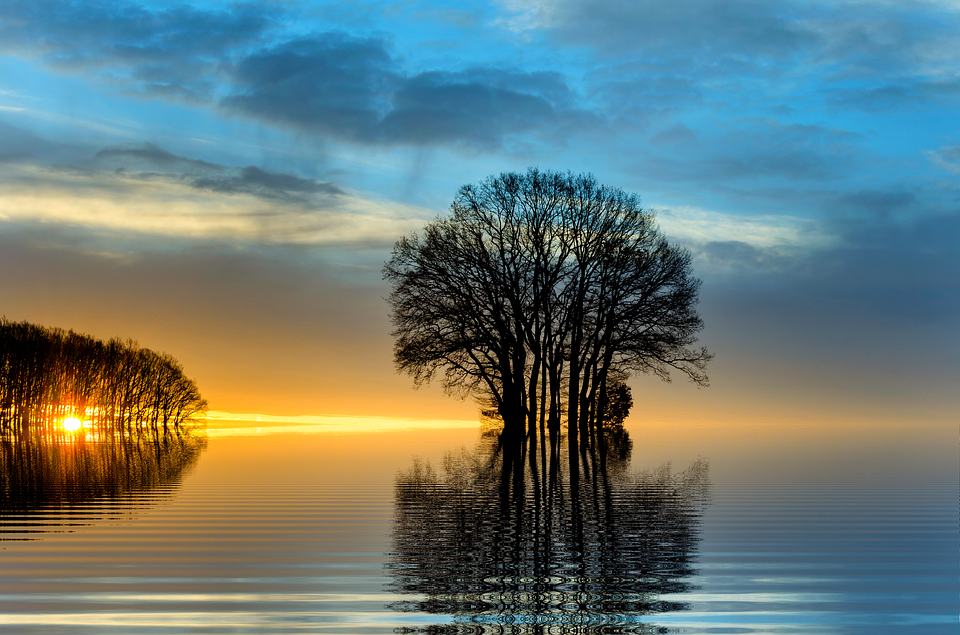
#> input picture Tugas Pengolahan Citra Digital/Vivi Fitriyani_1306620050_Konvolusi/gambar-pemandangan-png-5.png, 960 x 635 px
$ jupyter execute --allow-errors 'Vivi Fitriyani_1306620050_Konvolusi.ipynb'
#> lines starting #> are read from the running program, lines starting #| are printed output that depends on the picture
>Nama : Vivi Fitriyani

> NIM : 1306620050

> Pengolahan Citra Digital (Konvolusi)

###1.Korelasi dan konvolusi dengan perputaran 180 derajat

[cell 1]
import numpy as np
import matplotlib.pyplot as plt
import cv2
from scipy import signal

[cell 2]
from google.colab import files
files.upload()
#> the answer given: gambar-pemandangan-png-5.png

[cell 3]
img = cv2.imread('gambar-pemandangan-png-5.png')
#> img is the input picture: shape (635, 960, 3); mean B, G, R 116.9, 120.7, 103.4
img = cv2.cvtColor(img, cv2.COLOR_BGR2GRAY)
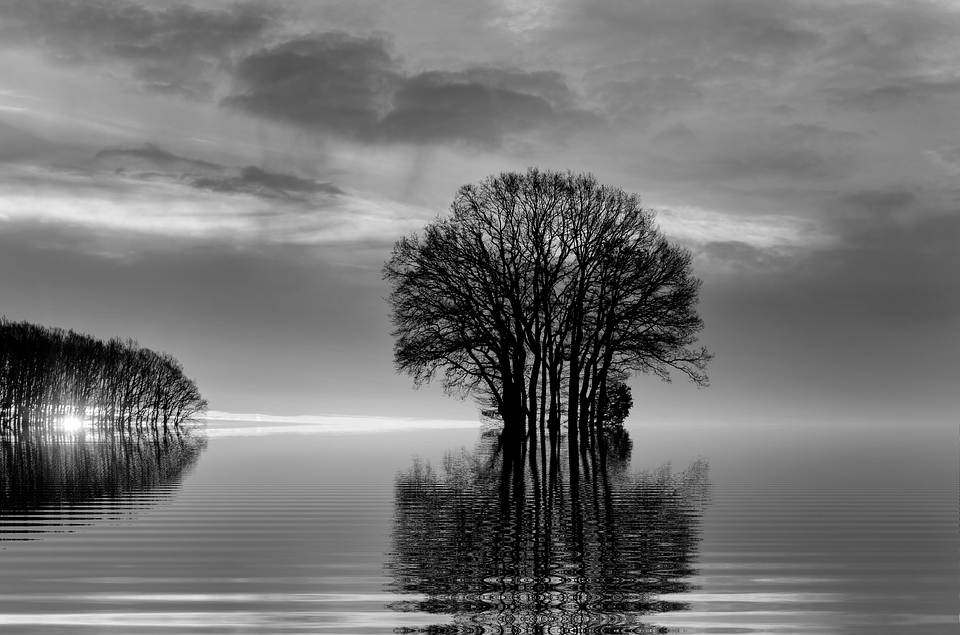
#> img: shape (635, 960); min 0, max 255, mean 115.1
plt.title('Gambar Grayscale')
plt.imshow(img, cmap = 'gray') #Melakukan Plotting gambar

[cell 4]
#Melakukan inisiasi perputaran matrix
e = 3
def rotasi (mat):
  i = e - 1;
  while (i>=0):
    j = e-1;
    while(j>=0):
      print(mat[i][j], end = " ");
      j = j-1;
    print();
    i = i-1;
  return mat
gauss = (1.0/16)*np.array(([1,2,1],[2,4,2],[1,2,1]))
gauss_rotate = rotasi (gauss.copy())

[cell 5]
#Melakukan korelasi gambar
img = cv2.imread('gambar-pemandangan-png-5.png')
img = cv2.cvtColor(img, cv2.COLOR_BGR2GRAY)
correlation = signal.correlate2d (img, gauss_rotate)
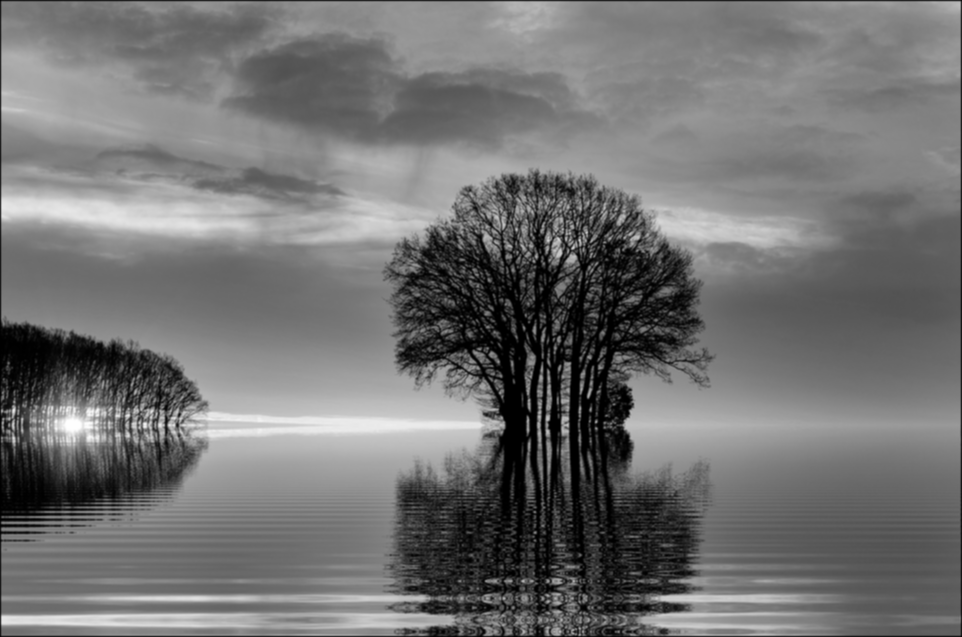
#> correlation: shape (637, 962) float64; min 0, max 254.3, mean 114.5
plt.title ('Hasil korelasi dengan perputaran 180')
plt.imshow(correlation, cmap = 'gray')

[cell 6]
img = cv2.imread('gambar-pemandangan-png-5.png')
img = cv2.cvtColor(img, cv2.COLOR_BGR2GRAY)
convolusi = signal.convolve2d (img, gauss_rotate)
plt.title('Hasil konvolusi dengan perputaran 180')
plt.imshow(convolusi, cmap = 'gray')

###2. Melakukan perhitungan convolusi secara manual dengan FFT, kemudian bandingkan waktu yang diperlukan.

[cell 7]
img = cv2.imread('gambar-pemandangan-png-5.png')
plt.title('Gambar Asli')
plt.imshow (img)

[cell 8]
#Mencetak matriks gambar
print(img)
#> (printed output is left out)

[cell 9]
#Membuat fungsi untuk konvolusi manual
def convolusi (X,Y):
  X_height = X.shape[0]
#> X_height = 635
  X_width = X.shape[1]
#> X_width = 960

  Y_height = Y.shape[0]
  Y_width = Y.shape[1]

  H = (Y_height)//2
  W = (Y_width)//2

  out = np.zeros((X_height, X_width))
  for i in np.arange (H+1, X_height - H):
    for j in np.arange (W+1, X_width - W):
      sum = 0
      for k in np.arange (-H,H+1):
        for l in np.arange (-W,W+1):
          a = X[i + k, j + l]
          w = Y[H + k,  W + l]
          sum += (w*a)
      out[i,j] = sum
  return out

[cell 10]
img = cv2.imread('gambar-pemandangan-png-5.png')
img = cv2.cvtColor(img, cv2.COLOR_BGR2GRAY)
mean = (1.0/9) *np.array([[1,1,1],[1,1,1],[1,1,1]])
img_out = convolusi(img,mean)
print(img_out) #Waktu yang diperlukan adalah 11s
#> (printed output is left out)

[cell 11]
plt.imshow(img_out, cmap = 'gray', interpolation = 'bicubic')
plt.title('Hasil Konvolusi secara manual')
#> (the rest of this cell did not finish here and is left out)

[cell 12]
from scipy import signal
img = cv2.imread('gambar-pemandangan-png-5.png')
imgg = cv2.cvtColor(img, cv2.COLOR_BGR2GRAY)
y = signal.fftconvolve(imgg, mean, mode = 'full')
print('The convoluted sequence is ', y)
#> (printed output is left out)
